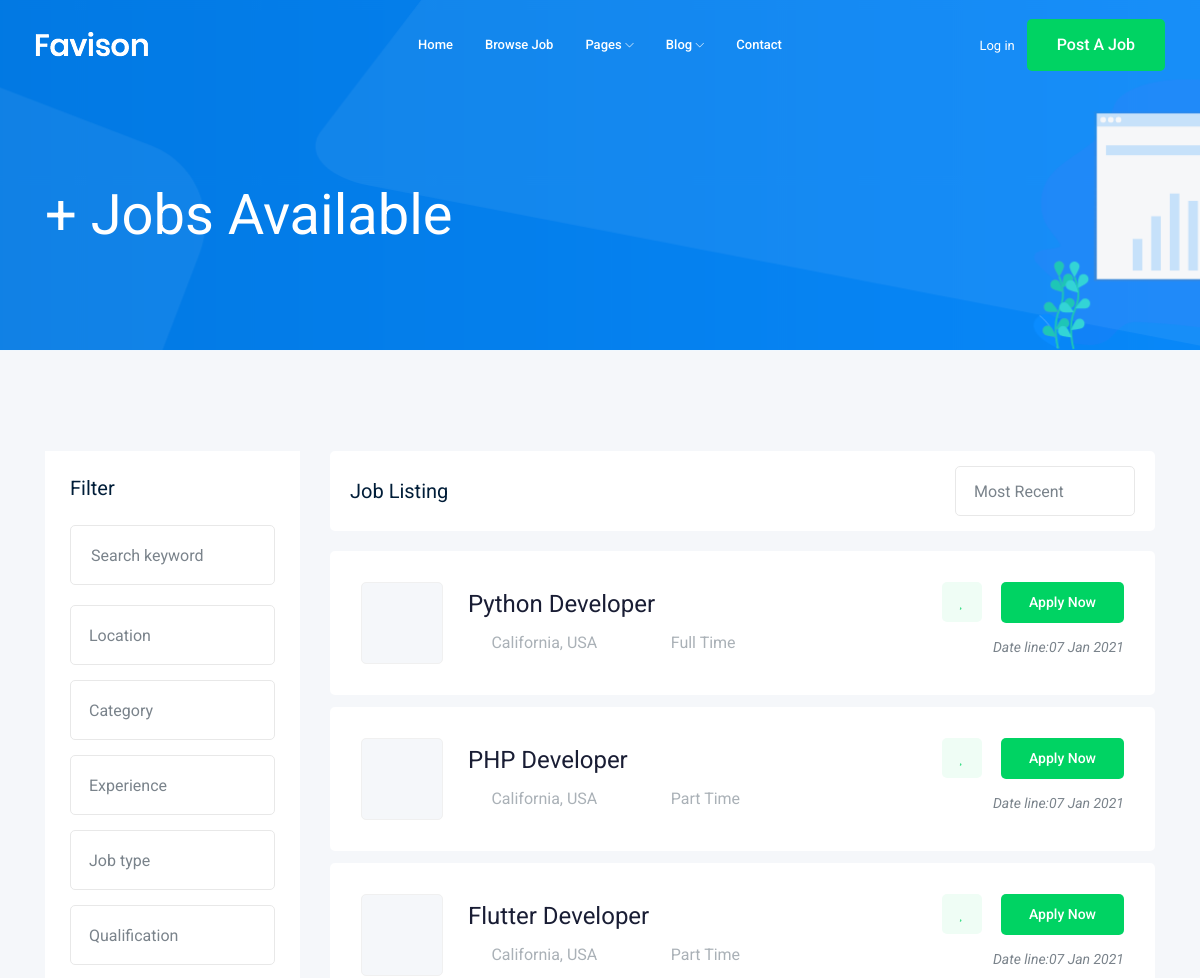
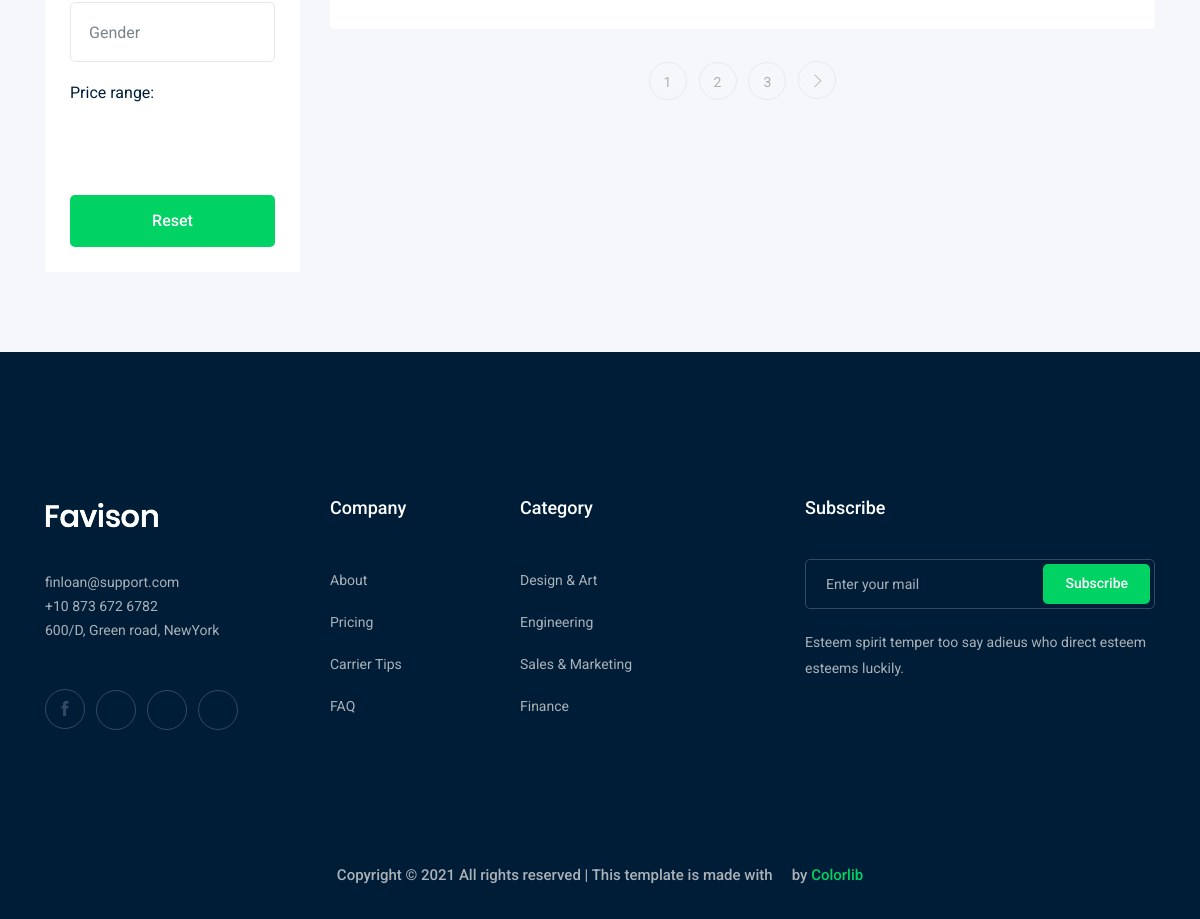
Screenshot of /jobs/joblist/ with the database file from the repository (2 pictures, top to bottom).
### job/models.py (models this page shows, shortened)
class job(models.Model):
    owner = models.ForeignKey(
        User, related_name='job_owner', on_delete=models.CASCADE)
    title = models.CharField(max_length=100)
    job_type = models.CharField(max_length=15, choices=JOB_TYPE)
    description = models.TextField(max_length=1000)
    salary = models.IntegerField(default=0)
    vacancy = models.IntegerField(default=1)
    experience = models.IntegerField(default=1)
    published_at = models.DateTimeField(auto_now=True)
    category = models.ForeignKey('category', on_delete=models.CASCADE)
    image = models.ImageField(upload_to=image_upload)
    slug = models.SlugField(blank=True, null=True)
    def __str__(self):
        return self.title

### job/views.py (the view)
# urls.py: path('joblist/', views.job_list, name='job_list'),
def job_list(request):
    job_list = job.objects.all()  # Query
    paginator = Paginator(job_list, 3)  # Show 2 contacts per page.
    page_number = request.GET.get('page')
    page_obj = paginator.get_page(page_number)
    context = {'jobs': page_obj}  # Templates اللي رايح لل
    return render(request, 'job/job_list.html', context)

### job/templates/job/job_list.html (shortened to what this page needs)
{% extends 'base.html' %}
{% block body %}
<div class="bradcam_area bradcam_bg_1">
    <div class="container">
        <div class="row">
            <div class="col-xl-12">
                <div class="bradcam_text">
                    <h3>{{jobs.count}}+ Jobs Available</h3>
                </div>
            </div>
        </div>
    </div>
</div>
<div class="job_listing_area plus_padding">
    <div class="container">
        <div class="row">
            <div class="col-lg-3">
                <div class="job_filter white-bg">
                    <div class="form_inner white-bg">
                        <h3>Filter</h3>
                        <form action="#">
                            <div class="row">
                                <div class="col-lg-12">
                                    <div class="single_field">
                                        <input type="text" placeholder="Search keyword">
                                    </div>
                                </div>
                                <div class="col-lg-12">
                                </div>
                                <div class="col-lg-12">
                                </div>
                                <div class="col-lg-12">
                                </div>
                                <div class="col-lg-12">
                                </div>
                                <div class="col-lg-12">
                                </div>
                                <div class="col-lg-12">
                                </div>
                            </div>
                        </form>
                    </div>
                    <div class="range_wrap">
                        <label for="amount">Price range:</label>
                        <p>
                            <input type="text" id="amount" readonly
                                style="border:0; color:#7A838B; font-size: 14px; font-weight:400;">
                        </p>
                    </div>
                    <div class="reset_btn">
                        <button class="boxed-btn3 w-100" type="submit">Reset</button>
                    </div>
                </div>
            </div>
            <div class="col-lg-9">
                <div class="recent_joblist_wrap">
                    <div class="recent_joblist white-bg ">
                        <div class="row align-items-center">
                            <div class="col-md-6">
                                <h4>Job Listing</h4>
                            </div>
                            <div class="col-md-6">
                                <div class="serch_cat d-flex justify-content-end">
                                </div>
                            </div>
                        </div>
                    </div>
                </div>
                <div class="job_lists m-0">
                    <div class="row">
                        {% for job in jobs %}
                        <div class="col-lg-12 col-md-12">
                            <div class="single_jobs white-bg d-flex justify-content-between">
                                <div class="jobs_left d-flex align-items-center">
                                    <div class="thumb">
                                    </div>
                                    <div class="jobs_conetent">
                                        <a href="{% url 'jobs:job_details' job.slug %}">
                                            <h4>{{job}}</h4>
                                        </a>
                                        <div class="links_locat d-flex align-items-center">
                                            <div class="location">
                                                <p> <i class="fa fa-map-marker"></i> California, USA</p>
                                            </div>
                                            <div class="location">
                                                <p> <i class="fa fa-clock-o"></i> {{job.job_type}}</p>
                                            </div>
                                        </div>
                                    </div>
                                </div>
                                <div class="jobs_right">
                                    <div class="apply_now">
                                        <a class="heart_mark" href="#"> <i class="fa fa-heart"></i> </a>
                                        <a href="{% url 'jobs:job_details' job.slug %}" class="boxed-btn3">Apply Now</a>
                                    </div>
                                    <div class="date">
                                        <p>Date line:{{job.published_at|date:'d M o'}} </p>
                                    </div>
                                </div>
                            </div>
                        </div>
                        {% endfor %}
                    </div>
                    {% if jobs.has_other_pages %}
                    <div class="row">
                        <div class="col-lg-12">
                            <div class="pagination_wrap">
                                <ul>
                                    {% for i in jobs.paginator.page_range %}
                                    <li><a href="?page={{i}}"><span>{{i}}</span></a></li>
                                    {% endfor %}
                                    {% if jobs.has_next %}
                                    <li><a href="?page={{jobs.next_page_number}}"> <i class="ti-angle-right"></i> </a>
                                    </li>
                                    {% endif %}
                                </ul>
                            </div>
                        </div>
                    </div>
                    {% endif %}
                </div>
            </div>
        </div>
    </div>
</div>
{% endblock body %}

### templates/base.html (shortened to what this page needs)
{% load static %}
<!doctype html>
<html class="no-js" lang="zxx">
<head>
    <link rel="stylesheet" href="{% static 'css/bootstrap.min.css' %}">
    <link rel="stylesheet" href="{% static 'css/owl.carousel.min.css' %}">
    <link rel="stylesheet" href="{% static 'css/magnific-popup.css' %}">
    <link rel="stylesheet" href="{% static 'css/font-awesome.min.css' %}">
    <link rel="stylesheet" href="{% static 'css/themify-icons.css' %}">
    <link rel="stylesheet" href="{% static 'css/nice-select.css' %}">
    <link rel="stylesheet" href="{% static 'css/flaticon.css' %}">
    <link rel="stylesheet" href="{% static 'css/gijgo.css' %}">
    <link rel="stylesheet" href="{% static 'css/animate.min.css' %}">
    <link rel="stylesheet" href="{% static 'css/slicknav.css' %}">
    <link rel="stylesheet" href="{% static 'css/style.css' %}">
</head>
<body>
    <header>
        <div class="header-area ">
            <div id="sticky-header" class="main-header-area">
                <div class="container-fluid ">
                    <div class="header_bottom_border">
                        <div class="row align-items-center">
                            <div class="col-xl-3 col-lg-2">
                                <div class="logo">
                                    <a href="index.html">
                                        <img src="img/logo.png" alt="">
                                    </a>
                                </div>
                            </div>
                            <div class="col-xl-6 col-lg-7">
                                <div class="main-menu  d-none d-lg-block">
                                    <nav>
                                        <ul id="navigation">
                                            <li><a href="index.html">home</a></li>
                                            <li><a href="jobs.html">Browse Job</a></li>
                                            <li><a href="#">pages <i class="ti-angle-down"></i></a>
                                            </li>
                                            <li><a href="#">blog <i class="ti-angle-down"></i></a>
                                            </li>
                                            <li><a href="contact.html">Contact</a></li>
                                        </ul>
                                    </nav>
                                </div>
                            </div>
                            <div class="col-xl-3 col-lg-3 d-none d-lg-block">
                                <div class="Appointment">
                                    <div class="phone_num d-none d-xl-block">
                                        <a href="#">Log in</a>
                                    </div>
                                    <div class="d-none d-lg-block">
                                        <a class="boxed-btn3" href="#">Post a Job</a>
                                    </div>
                                </div>
                            </div>
                            <div class="col-12">
                            </div>
                        </div>
                    </div>
                </div>
            </div>
        </div>
    </header>
    {% block body%}
    {% endblock body%}
    <footer class="footer">
        <div class="footer_top">
            <div class="container">
                <div class="row">
                    <div class="col-xl-3 col-md-6 col-lg-3">
                        <div class="footer_widget wow fadeInUp" data-wow-duration="1s" data-wow-delay=".3s">
                            <div class="footer_logo">
                                <a href="#">
                                    <img src="img/logo.png" alt="">
                                </a>
                            </div>
                            <p>
                                finloan@support.com <br>
                                +10 873 672 6782 <br>
                                600/D, Green road, NewYork
                            </p>
                            <div class="socail_links">
                                <ul>
                                    <li>
                                        <a href="#">
                                            <i class="ti-facebook"></i>
                                        </a>
                                    </li>
                                    <li>
                                        <a href="#">
                                            <i class="fa fa-google-plus"></i>
                                        </a>
                                    </li>
                                    <li>
                                        <a href="#">
                                            <i class="fa fa-twitter"></i>
                                        </a>
                                    </li>
                                    <li>
                                        <a href="#">
                                            <i class="fa fa-instagram"></i>
                                        </a>
                                    </li>
                                </ul>
                            </div>
                        </div>
                    </div>
                    <div class="col-xl-2 col-md-6 col-lg-2">
                        <div class="footer_widget wow fadeInUp" data-wow-duration="1.1s" data-wow-delay=".4s">
                            <h3 class="footer_title">
                                Company
                            </h3>
                            <ul>
                                <li><a href="#">About </a></li>
                                <li><a href="#"> Pricing</a></li>
                                <li><a href="#">Carrier Tips</a></li>
                                <li><a href="#">FAQ</a></li>
                            </ul>
                        </div>
                    </div>
                    <div class="col-xl-3 col-md-6 col-lg-3">
                        <div class="footer_widget wow fadeInUp" data-wow-duration="1.2s" data-wow-delay=".5s">
                            <h3 class="footer_title">
                                Category
                            </h3>
                            <ul>
                                <li><a href="#">Design & Art</a></li>
                                <li><a href="#">Engineering</a></li>
                                <li><a href="#">Sales & Marketing</a></li>
                                <li><a href="#">Finance</a></li>
                            </ul>
                        </div>
                    </div>
                    <div class="col-xl-4 col-md-6 col-lg-4">
                        <div class="footer_widget wow fadeInUp" data-wow-duration="1.3s" data-wow-delay=".6s">
                            <h3 class="footer_title">
                                Subscribe
                            </h3>
                            <form action="#" class="newsletter_form">
                                <input type="text" placeholder="Enter your mail">
                                <button type="submit">Subscribe</button>
                            </form>
                            <p class="newsletter_text">Esteem spirit temper too say adieus who direct esteem esteems
                                luckily.</p>
                        </div>
                    </div>
                </div>
            </div>
        </div>
        <div class="copy-right_text wow fadeInUp" data-wow-duration="1.4s" data-wow-delay=".3s">
            <div class="container">
                <div class="row">
                    <div class="col-xl-12">
                        <p class="copy_right text-center">
                            Copyright &copy;
                            <script>document.write(new Date().getFullYear());</script> All rights reserved | This
                            template is made with <i class="fa fa-heart-o" aria-hidden="true"></i> by <a
                                href="https://colorlib.com" target="_blank">Colorlib</a>
                        </p>
                    </div>
                </div>
            </div>
        </div>
    </footer>
</body>
</html>

### rows the page displays
job: title "Python Developer", job_type "Full Time", published_at "07 Jan 2021"
job: title "PHP Developer", job_type "Part Time", published_at "07 Jan 2021"
job: title "Flutter Developer", job_type "Part Time", published_at "07 Jan 2021"

### other values shown
{{ i }} "1" "2" "3"
